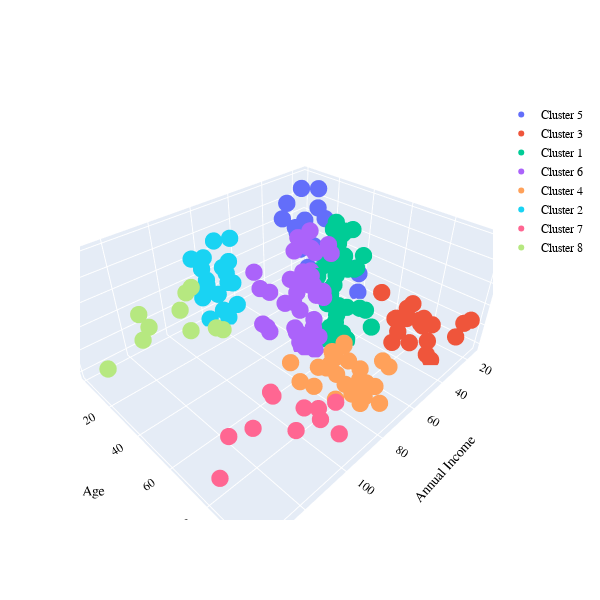

The cell this chart's notebook holds for it:
### Code cell
#Printing scatterplot graphics for each model#

    #Printing scatterplot graphics for 1st model (2 axis)  
fig = plt.figure()
ax = fig.add_subplot(111)
scatter = ax.scatter(df_2dim['Annual Income (k$)'],df_2dim['Spending Score (1-100)'],
                     c=df_2dim['cluster']+1,s=50)
ax.set_title('K-Means Clustering 1st model (2 axis)')
ax.set_xlabel('Annual Income (k$)')
ax.set_ylabel('Spending Score (1-100)')
plt.colorbar(scatter)

    #Printing scatterplot graphics for 3rd model (2 axis with PCA)  
fig = plt.figure()
ax = fig.add_subplot(111)
scatter = ax.scatter(df_pca_raw['pc1'],df_pca_raw['pc2'],
                     c=df_pca_raw['cluster']+1,s=50)
ax.set_title('K-Means Clustering 3rd model (2 axis with PCA)')
ax.set_xlabel('Principal Component 1')
ax.set_ylabel('Principal Component 2')
plt.colorbar(scatter)


    #Printing scatterplot graphics for 2nd model (3 axis)  
PLOT = go.Figure()
for C in list(df_3dim.cluster.unique()):
    
    PLOT.add_trace(go.Scatter3d(x = df_3dim[df_3dim.cluster == C]['Annual Income (k$)'],
                                y = df_3dim[df_3dim.cluster == C]['Spending Score (1-100)'],
                                z = df_3dim[df_3dim.cluster == C]['Age'],
                                mode = 'markers', marker_size = 6, marker_line_width = 0,
                                name = 'Cluster ' + str(C+1)))


PLOT.update_layout(width = 600, height = 600, autosize = True, showlegend = True,
                   scene = dict(xaxis=dict(title = 'Annual Income', titlefont_color = 'black'),
                                yaxis=dict(title = 'Age', titlefont_color = 'black'),
                                zaxis=dict(title = 'Spending Score', titlefont_color = 'black')),
                   font = dict(family = "Gilroy", color  = 'black', size = 12))

### Figure 1 — Plotly figure (JSON) as saved in the notebook; plotly's stock layout.template omitted (floating-point values rounded to 4 significant figures)
{"data": [{"marker": {"line": {"width": 0}, "size": 6}, "mode": "markers", "name": "Cluster 5", "type": "scatter3d", "x": [15, 16, 17, 18, 19, 19, 20, 20, 21, 23, 24, 25, 28, 28, 29, 30, 33, 33, 34, 37, 38, 39], "y": [39, 6, 40, 6, 3, 14, 15, 13, 35, 29, 35, 5, 14, 32, 31, 4, 4, 14, 17, 26, 35, 28], "z": [19, 20, 31, 35, 64, 67, 58, 37, 35, 52, 35, 46, 54, 45, 40, 60, 53, 49, 42, 36, 65, 49]}, {"marker": {"line": {"width": 0}, "size": 6}, "mode": "markers", "name": "Cluster 3", "type": "scatter3d", "x": [15, 16, 17, 18, 19, 19, 20, 20, 21, 23, 24, 25, 28, 28, 29, 30, 33, 33, 34, 37, 38], "y": [81, 77, 76, 94, 72, 99, 77, 79, 66, 98, 73, 73, 82, 61, 87, 73, 92, 81, 73, 75, 92], "z": [21, 23, 22, 23, 30, 35, 24, 22, 20, 35, 25, 31, 29, 35, 23, 21, 18, 21, 30, 20, 24]}, {"marker": {"line": {"width": 0}, "size": 6}, "mode": "markers", "name": "Cluster 1", "type": "scatter3d", "x": [39, 39, 39, 40, 40, 40, 40, 42, 42, 43, 43, 43, 43, 44, 44, 46, 46, 46, 46, 47, 47, 48, 48, 48, 48, 48, 48, 49, 49, 50, 50, 54, 54, 54, 54, 54, 54, 54, 54, 54, 54, 57, 57, 58], "y": [36, 61, 65, 55, 47, 42, 42, 52, 60, 54, 60, 45, 41, 50, 46, 51, 46, 56, 55, 52, 59, 51, 59, 50, 48, 59, 47, 55, 42, 49, 56, 47, 54, 53, 48, 52, 51, 55, 44, 57, 46, 58, 55, 60], "z": [48, 31, 24, 50, 27, 29, 31, 49, 33, 31, 59, 50, 47, 51, 69, 27, 53, 70, 19, 67, 54, 63, 18, 43, 68, 19, 32, 70, 47, 60, 60, 59, 26, 45, 40, 23, 57, 38, 46, 21, 48, 55, 22, 34]}, {"marker": {"line": {"width": 0}, "size": 6}, "mode": "markers", "name": "Cluster 6", "type": "scatter3d", "x": [54, 54, 58, 59, 59, 60, 60, 60, 60, 60, 60, 61, 61, 62, 62, 62, 62, 62, 62, 63, 63, 63, 63, 63, 63, 64, 64, 65, 65, 65, 65, 67, 67, 67, 67, 69, 70, 71, 72, 76, 77, 79], "y": [42, 41, 46, 55, 41, 49, 40, 42, 52, 47, 50, 42, 49, 41, 48, 59, 55, 56, 42, 50, 46, 43, 48, 52, 54, 42, 46, 48, 50, 43, 59, 43, 57, 56, 40, 58, 29, 35, 34, 40, 36, 35], "z": [49, 67, 50, 68, 18, 48, 40, 32, 24, 47, 27, 48, 20, 23, 49, 67, 26, 49, 21, 66, 54, 68, 66, 65, 19, 38, 19, 18, 19, 63, 49, 51, 50, 27, 38, 40, 23, 43, 25, 28, 48, 56]}, {"marker": {"line": {"width": 0}, "size": 6}, "mode": "markers", "name": "Cluster 4", "type": "scatter3d", "x": [69, 70, 71, 71, 71, 72, 73, 73, 74, 75, 76, 77, 77, 78, 78, 78, 78, 78, 78, 79, 81, 85, 86, 87, 87, 87, 88, 88], "y": [91, 77, 95, 75, 75, 71, 88, 73, 72, 93, 87, 97, 74, 90, 88, 76, 89, 78, 73, 83, 93, 75, 95, 63, 75, 92, 86, 69], "z": [39, 31, 40, 38, 39, 31, 29, 32, 35, 32, 32, 28, 32, 34, 39, 38, 27, 30, 30, 29, 31, 36, 33, 32, 28, 36, 30, 27]}, {"marker": {"line": {"width": 0}, "size": 6}, "mode": "markers", "name": "Cluster 2", "type": "scatter3d", "x": [71, 71, 73, 73, 74, 75, 77, 78, 78, 78, 78, 78, 78, 81, 85, 86, 87, 87, 87, 88, 88, 93], "y": [11, 9, 5, 7, 10, 5, 12, 22, 17, 20, 16, 1, 1, 5, 26, 20, 27, 13, 10, 13, 15, 14], "z": [59, 47, 20, 44, 19, 57, 25, 34, 43, 44, 47, 37, 34, 19, 50, 42, 36, 40, 36, 52, 58, 59]}, {"marker": {"line": {"width": 0}, "size": 6}, "mode": "markers", "name": "Cluster 7", "type": "scatter3d", "x": [93, 97, 98, 99, 101, 103, 103, 113, 120, 126, 137], "y": [90, 86, 88, 97, 68, 85, 69, 91, 79, 74, 83], "z": [35, 32, 29, 30, 28, 36, 32, 38, 35, 32, 30]}, {"marker": {"line": {"width": 0}, "size": 6}, "mode": "markers", "name": "Cluster 8", "type": "scatter3d", "x": [97, 98, 99, 101, 103, 103, 113, 120, 126, 137], "y": [32, 15, 39, 24, 17, 23, 8, 16, 28, 18], "z": [37, 46, 41, 54, 41, 34, 33, 47, 45, 32]}], "layout": {"autosize": true, "font": {"color": "black", "family": "Gilroy", "size": 12}, "height": 600, "scene": {"xaxis": {"title": {"font": {"color": "black"}, "text": "Annual Income"}}, "yaxis": {"title": {"font": {"color": "black"}, "text": "Age"}}, "zaxis": {"title": {"font": {"color": "black"}, "text": "Spending Score"}}}, "showlegend": true, "width": 600}}
